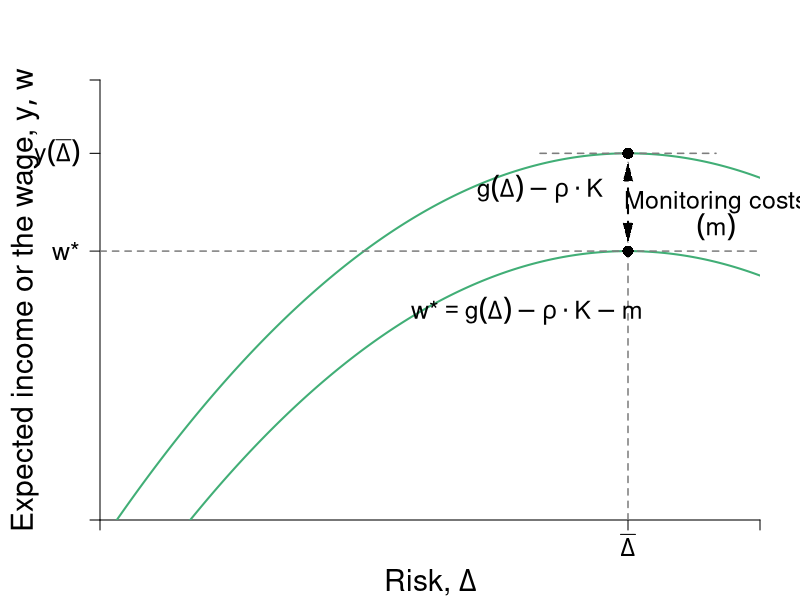

Source code (R):
require(shape)
pdf(file = "capitalism/risk_contrast_monitoring.pdf", width = 9, height = 7)

#Set parameters for graphics
axislabelsize <- 1.8
labelsize <- 1.5
namesize <- 1.8
annotatesize <- 1.5
graphlinewidth <- 2
segmentlinewidth <- 1.5

a <- c(2, 4, 6)


COL <- c("#7fc97f", "#beaed4", "#fdc086", "#ffff99", "#386cb0", "#f0027f", "#bf5b17", "#666666")
COLA <- c("#e0f3db", "#99d8c9","#66c2a4","#41ae76", "#238b45", "#005824")
COLB <- c("#c6dbef", "#4eb3d3", "#2b8cbe", "#0868ac","#084081")
COLC <- c("#fcfbfd", "#efedf5", "#dadaeb", "#bcbddc", "#9e9ac8", "#807dba", "#6a51a3", "#54278f", "#3f007d")
grays <- gray.colors(25, start = 1, end = 0)

par(mar =  c(4, 5, 4, 2))
xlims <- c(0, 15)
ylims <- c(0, 18)

riskreturn <- function(g, int1 = 14, int2 = 4, coeff = 1/3){
  int1 - (int2 - (coeff)*g)^2
}

uA <- function(y, g, slope = 0.5){
  y + y*g  - slope*g^2
}

indiffA <- function(g, intercept = 3, slope1 = 0.25, slope2 = 0.12){
  intercept  + slope1*g + slope2*g^2
}

indiffA2 <- function(g, intercept = 3, slope1 = 0.25, slope2 = 0.05){
  intercept  + slope1*g + slope2*g^2
}

#Plot command 
plot(0, 0, xlim = xlims, ylim = ylims, 
     type = "n",
     xlab = expression(paste("")),
     ylab = expression(paste("")), 
     axes = FALSE,
     # xlab = expression(paste("Bob's Payoff, ", u^B)),
     # ylab = expression(paste("Alfredo's Payoff, ", u^A)),
     #xaxt = "n", 
     #yaxt = "n", 
     cex.lab = axislabelsize, 
     bty = "n", 
     xaxs="i", 
     yaxs="i"
)


#Customize ticks and labels for the plot
# ticksy <- seq(ylims[1], ylims[2], 3)
# ylabels <- seq(ylims[1], ylims[2], 3)
# ticksx <- seq(xlims[1], xlims[2], 5)
# xlabels <- seq(xlims[1], xlims[2], 5)
ticksx <- c(0, 12, xlims[2])
xlabels <- c(NA, expression(paste( bar(Delta) )), NA)
ticksy <- c(0, 11, riskreturn(int1 = 15, g = 12), ylims[2])
ylabels <- c(NA, expression(paste(w,"*")), expression(paste(y(bar(Delta)))), NA)

axis(1, at = ticksx, pos = 0, labels = xlabels, cex.axis = labelsize)
axis(2, at = ticksy, pos = 0, labels = ylabels, las = 1, cex.axis = labelsize)

#Axis labels and draw linear utility function
mtext(expression(paste("Risk, ", Delta)), side = 1, line = 3, cex = axislabelsize)
text(-1.7, 0.5*ylims[2], expression(paste("Expected income or the wage, ", list(y, w))), xpd = TRUE, cex = axislabelsize, srt = 90) 


npts <- 500 
xx1 <- seq(xlims[1], xlims[2], length.out = npts)
#lines(xx1, riskreturn(xx1, int1 = 5.7), col = COLA[4], lwd = graphlinewidth, lty = 1)
lines(xx1, riskreturn(xx1, int1 = 11), col = COLA[4], lwd = graphlinewidth, lty = 1)
lines(xx1, riskreturn(xx1, int1 = 15), col = COLA[4], lwd = graphlinewidth, lty = 1)
# lines(xx1, indiffA(xx1, intercept = 4.4), col = COLB[3], lwd = graphlinewidth, lty = 1)
# lines(xx1, indiffA(xx1, intercept = 8), col = COLB[3], lwd = graphlinewidth, lty = 1)
# lines(xx1, indiffA2(xx1, intercept = 7.1), col = COLB[5], lwd = graphlinewidth, lty = 1)
# lines(xx1, indiffA2(xx1, intercept = 10), col = COLB[5], lwd = graphlinewidth, lty = 1)

#Add points a, b, c and d
segments(12, 0, 12, riskreturn(int1 = 11, g = 12), lty = 2, col = grays[20], lwd = segmentlinewidth)
segments(10, riskreturn(int1 = 15, g = 12), 14, riskreturn(int1 = 15, g = 12), lty = 2, col = grays[20], lwd = segmentlinewidth)
#text(5.6 + 0.25, riskreturn(g = 5.6) - 0.3, expression(A), cex = labelsize)
# 


# segments(7.5, 0, 7.5, riskreturn(g = 7.5) , lty = 2, col = "gray", lwd = segmentlinewidth)
# segments(0, riskreturn(g = 7.5) , 7.5, riskreturn(g = 7.5) , lty = 2, col = "gray", lwd = segmentlinewidth)
# points(7.5, riskreturn(g = 7.5) , pch = 16, col = "black", cex = 1.5)
# text(7.5 + 0.25, riskreturn(g = 8) - 1, expression(B), cex = labelsize)

#Segment for next best wage offer
segments(0, 11, xlims[2], 11, lty = 2, col = grays[20], lwd = segmentlinewidth)


points(12, riskreturn(int1 = 15, g = 12), pch = 16, col = "black", cex = 1.5)

points(12, riskreturn(int1 = 11, g = 12), pch = 16, col = "black", cex = 1.5)




#Label risk return schedule
text(10, riskreturn(g = 14), expression(paste(g(Delta) - rho%.%K) ), cex = labelsize)

text(9.7, riskreturn(int1 = 11, g = 14)-2, expression(paste(w,"*",phantom()==g(Delta)-rho%.%K-m) ), cex = labelsize)

Arrows(12, riskreturn(int1 = 15, g = 12) - 0.75, 12, riskreturn(int1 = 11, g = 12) + 0.75, col = "black", lty = 2, lwd = 2, arr.type = "triangle", arr.lwd = 0.5, code = 3)
text(14, 13, expression(paste("Monitoring costs")), cex = labelsize, xpd = TRUE)
text(14, 12, expression(paste((m))), cex = labelsize, xpd = TRUE)

#Label value functions
# text(12.2, 17, expression(v[1]^B), cex = labelsize)
# text(10.1, 17, expression(v[2]^B), cex = labelsize)
# text(8.8, 17, expression(v[1]^A), cex = labelsize)
# text(7.2, 17, expression(v[2]^A), cex = labelsize)


dev.off()
